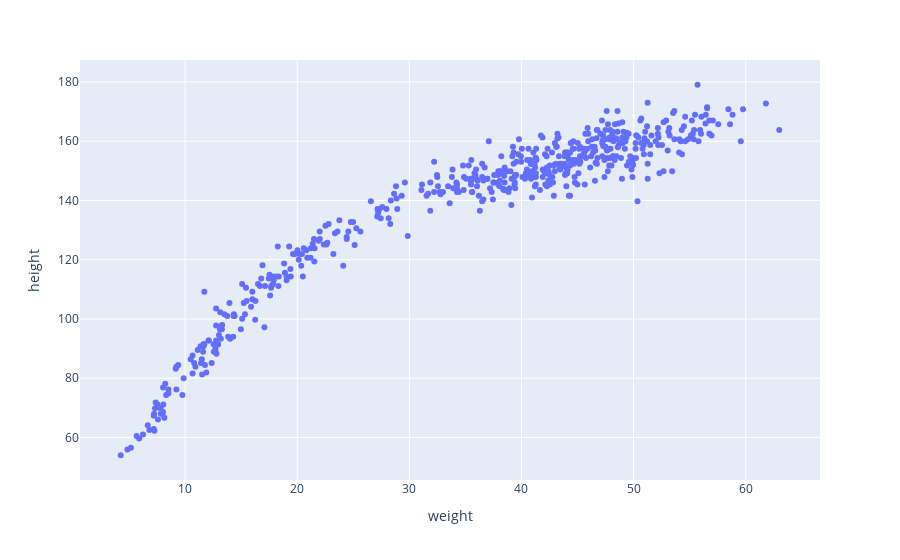

Notebook code cell kept with this figure:
### Markdown cell above
Which kind of model would you use for modeling this data?

### Code cell
px.scatter(data, x="weight", y="height")

### Figure 1 — Plotly figure (JSON) as saved in the notebook; plotly's stock layout.template omitted (floating-point values rounded to 4 significant figures; data arrays with more than 128 entries replaced by an {"elided": "..."} marker saying what was removed)
{"data": [{"hovertemplate": "weight=%{x}<br>height=%{y}<extra></extra>", "legendgroup": "", "marker": {"color": "#636efa", "symbol": "circle"}, "mode": "markers", "name": "", "orientation": "v", "showlegend": false, "type": "scatter", "x": {"elided": "544 float values"}, "xaxis": "x", "y": {"elided": "544 float values"}, "yaxis": "y"}], "layout": {"legend": {"tracegroupgap": 0}, "margin": {"t": 60}, "xaxis": {"anchor": "y", "domain": [0, 1], "title": {"text": "weight"}}, "yaxis": {"anchor": "x", "domain": [0, 1], "title": {"text": "height"}}}}
